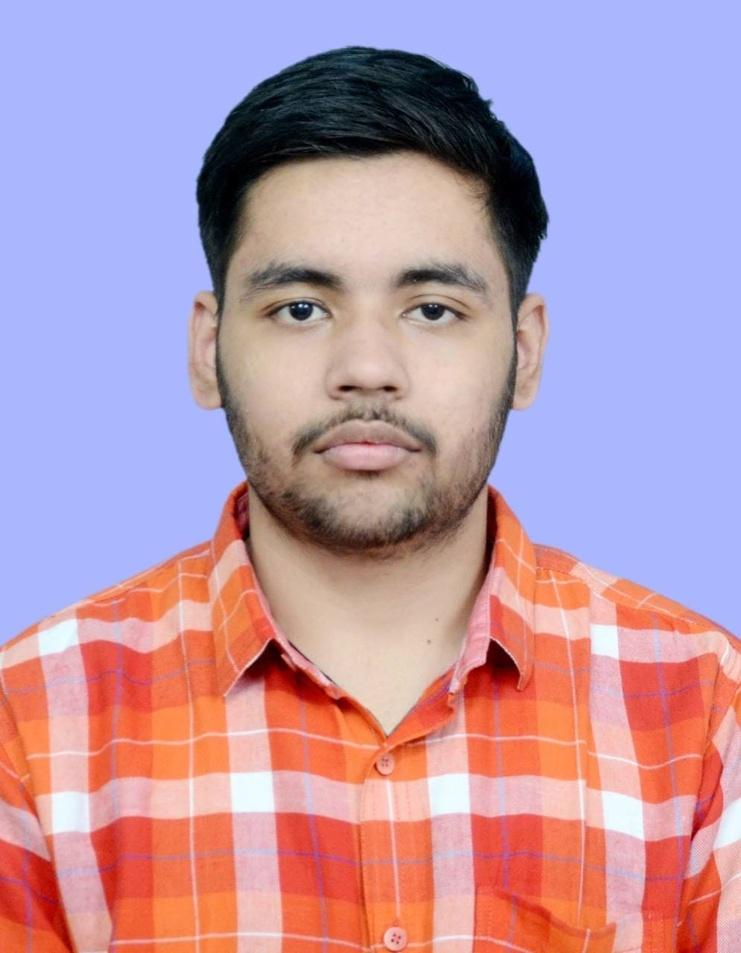
#> input picture DAY 7/adi.jpg, 741 x 953 px, shrunk from 995 x 1280 before the run
$ python Image.py
#> lines starting #> are read from the running program, lines starting #| are printed output that depends on the picture
from PIL import Image, ImageOps

# Open the input image
input_image = Image.open("adi.jpg")  # Replace 'example.jpg' with your image file path
#> input_image is the input picture: PIL image 741x953 RGB; mean R, G, B 186.9, 151, 169.3

# Check if the image mode is not 'RGB' and convert it if necessary
if input_image.mode != 'RGB':
    input_image = input_image.convert('RGB')
inverted_image = ImageOps.invert(input_image)
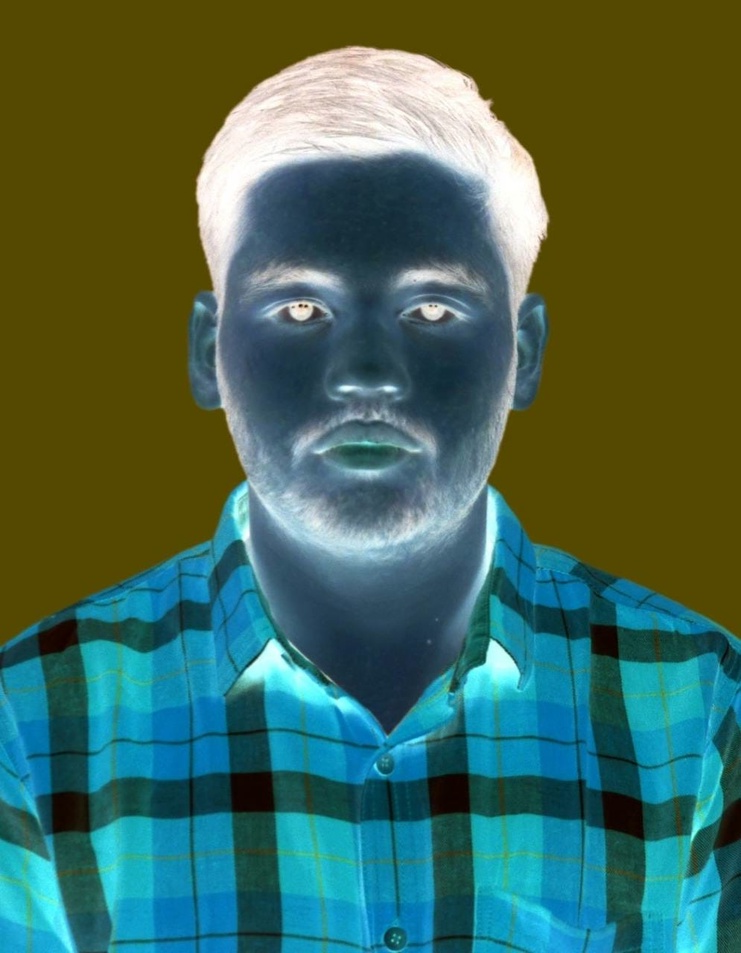
#> inverted_image: PIL image 741x953 RGB; mean R, G, B 68.1, 104, 85.7
inverted_image.save("inverted_example.jpg")
input_image.show()
inverted_image.show()
